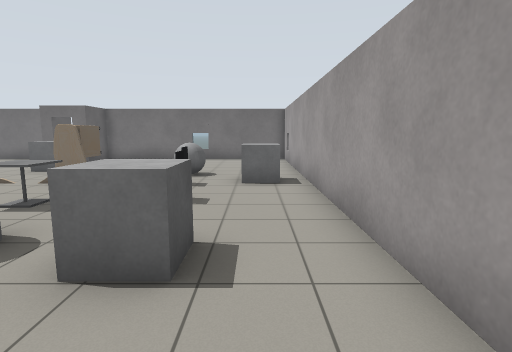
[1] (above)

16 first-person views from a walk through a robot-simulator world made for Gazebo. The camera is 1.3 m above the floor, tilts 8° down and sees 80° across. The floor is counted in squares, 1 m on a side. Each view is taken from the middle of a square. On the plan, view 1 faces up. The plan holds only what a view shows up to about 14 squares ahead; the rest is blank. Simple shapes stand in for some stock models. Some surface patterns are stand-ins.

[2]
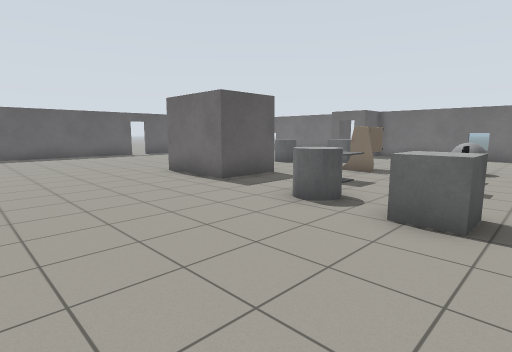

[3]
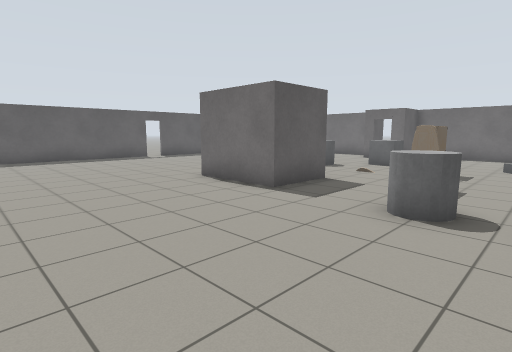

[4]
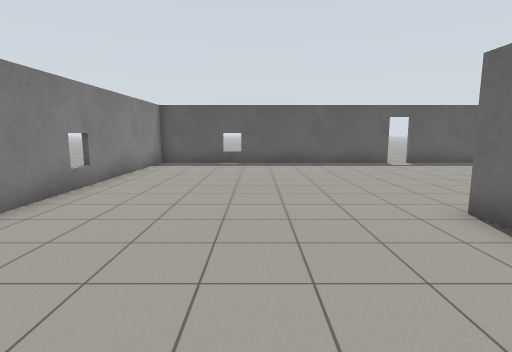

[5]
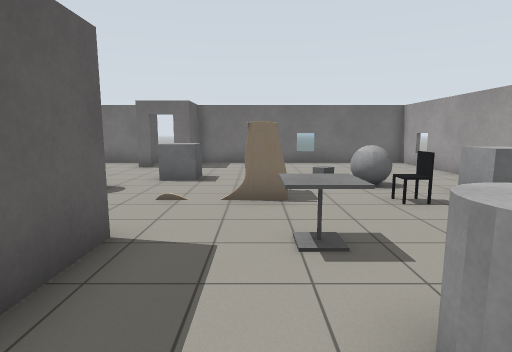

[6]
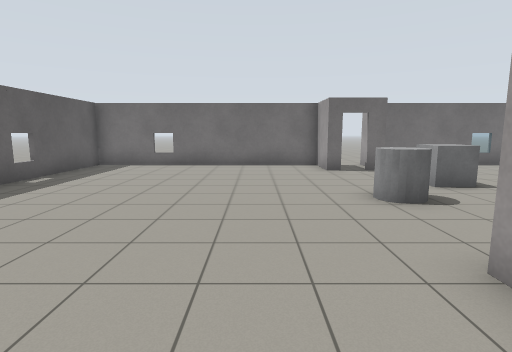

[7]
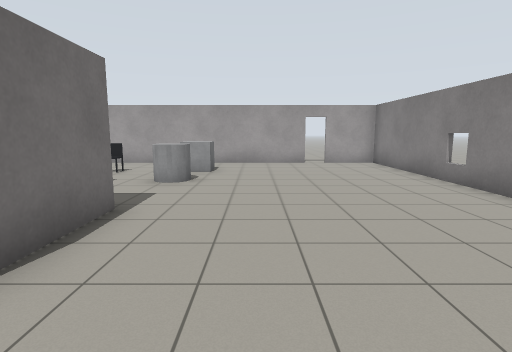

[8]
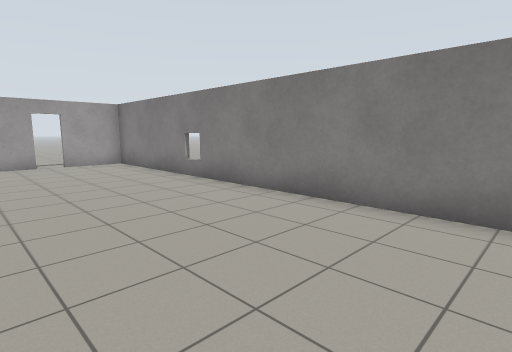

[9]
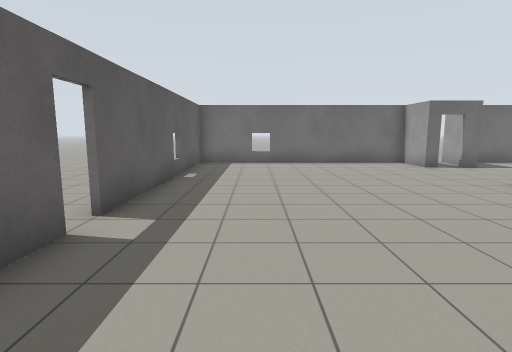

[10]
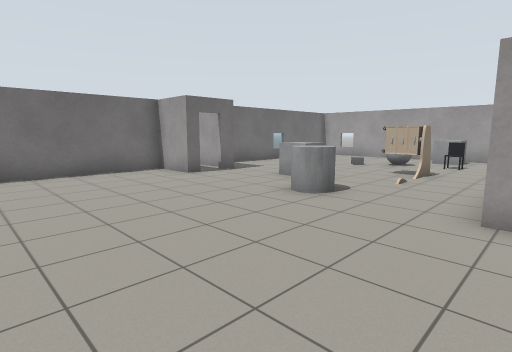

[11]
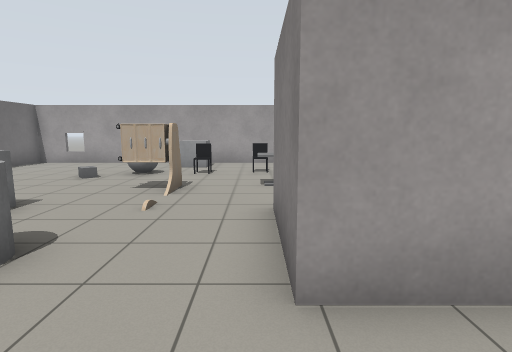

[12]
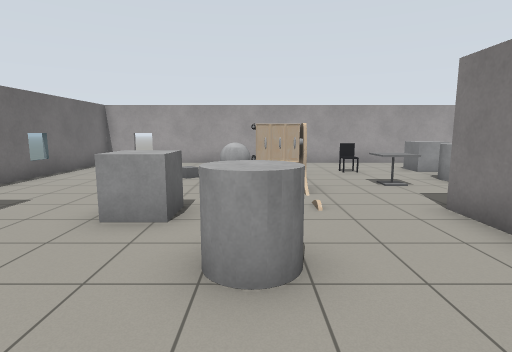

[13]
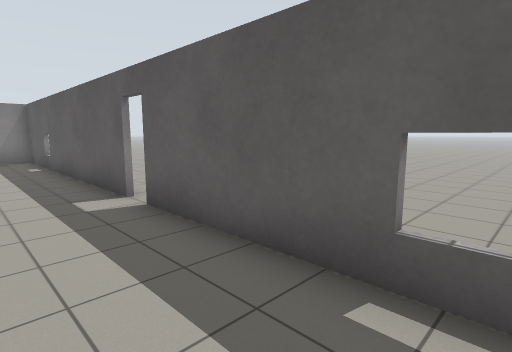

[14]
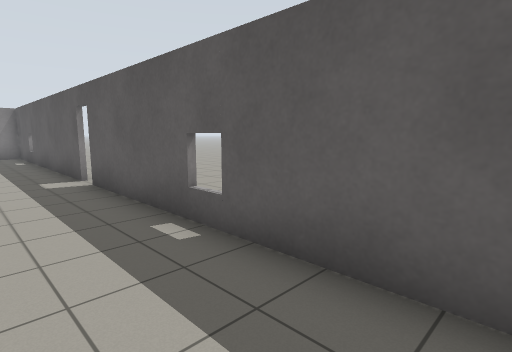

[15]
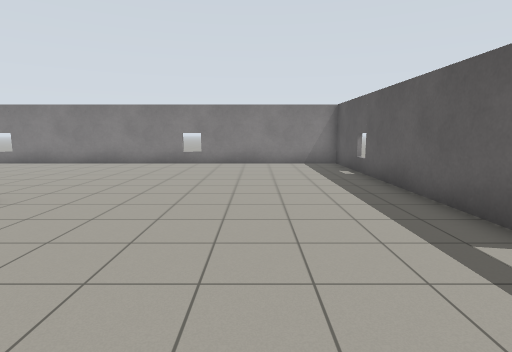

[16]
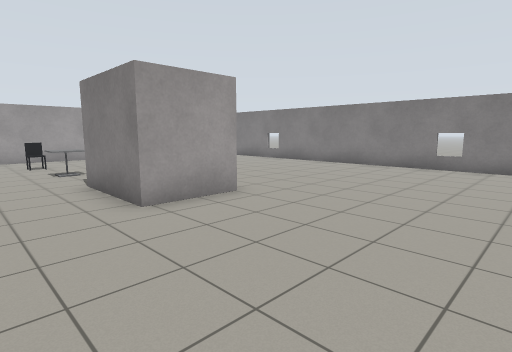

### Floor plan
Points are (right, up) in squares from view 1. A wall is a line through its corners. A room is listed if a view was taken in it or the views show most of it. See-through windows are left out.
Room 1 (views 1, 2, 3, 4, 5, 6, 7, 8, 9, 10, 11, 12, 13, 14, 15, 16)
walls: (-6.8, 5.7) (-6.8, 3.5) (-9.8, 3.5) (-9.8, 5.7) (-6.8, 5.7); (-9, 13.7) (-9.5, 13.7) (-9.5, 15.5) (-18.5, 15.5) (-18.5, 6.6); (-18.5, 5.9) (-18.5, -4.2) (1.4, -4.2) (1.4, -2); (1.4, -1.2) (1.4, 15.5) (-7.5, 15.5) (-7.5, 13.7) (-8.1, 13.7)
ways out: open door at (-18.5, 6); open door at (-8.5, 14); open door at (1.5, -1.5)
objects: grey cylinder (-9, 9); grey box (-7, 11); desk (-5, 8) to (-5, 9); grey cylinder (-4, 3) to (-3, 4); cafe table (-4, 5) to (-4, 6); grey box (-3, 11); grey box (-2, 3) to (-1, 3); office chair (-2, 6); office chair (-2, 8); grey ball (-2, 9) to (-2, 10); grey box (0, 8) to (0, 9)

Where each view was taken, in squares from view 1:
view 1: 0 up, 0 right, facing up
view 2: 2 down, 0 right, facing up-left
view 3: 2 down, 2 left, facing up-left
view 4: 0 up, 5 left, facing left
view 5: 2 up, 5 left, facing up
view 6: 3 up, 12 left, facing up
view 7: 1 up, 12 left, facing right
view 8: 1 up, 12 left, facing down-right
view 9: 2 up, 16 left, facing up
view 10: 5 up, 15 left, facing up-right
view 11: 6 up, 12 left, facing right
view 12: 9 up, 12 left, facing right
view 13: 12 up, 16 left, facing down-left
view 14: 15 up, 16 left, facing down-left
view 15: 9 up, 15 left, facing down
view 16: 8 up, 15 left, facing down-right
